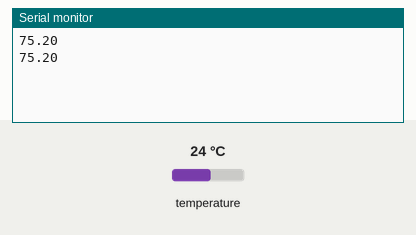
Recording of a sketch running on a simulated Arduino Uno, built with avr-gcc and run on an emulated ATmega328P. On the bench: the last lines printed to the serial monitor. The test bench sets the inputs (shaded band); at power-on: temperature 24 °C.

Above: at 3.3 s.
3.4 s: temperature set to 12 °C
At 5.1 s:
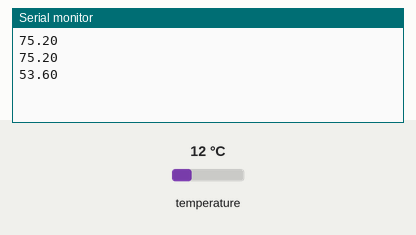
5.9 s: temperature set to 19 °C
At 7.5 s:
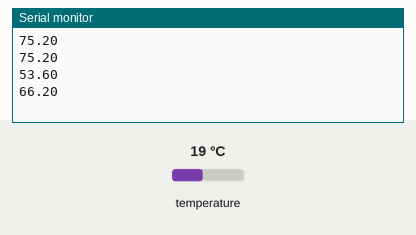
Timing chart, 0 to 9.0 s (numbered marks = the images above; inputs shaded):
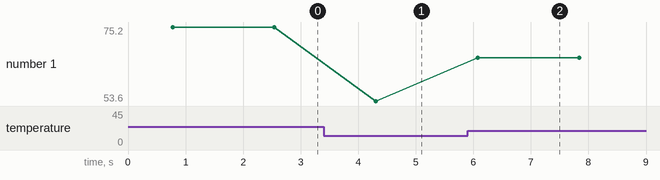

The sketch:

tempTest.ino
```cpp
#include <OneWire.h>
#include <DallasTemperature.h>
#define ONE_WIRE_BUS 4
OneWire oneWire(ONE_WIRE_BUS);
DallasTemperature sensors(&oneWire);
float CurrentTemp = 0;

void setup(void)
{
 Serial.begin(9600);
 sensors.begin();
}
void loop(void)
{
 sensors.requestTemperatures();
 CurrentTemp = sensors.getTempCByIndex(0) * 1.8 + 32;
 Serial.println(CurrentTemp);
 delay(1000);
}
```

Measured:
- after the input at 3.4 s, the serial monitor: prints a new line after 0.91 s (image 1)
- after the input at 5.9 s, the serial monitor: prints a new line after 0.17 s (image 2)
- plotted number 1: 75.2 → 53.6 after the input at 3.4 s, 53.6 → 66.2 after the input at 5.9 s
